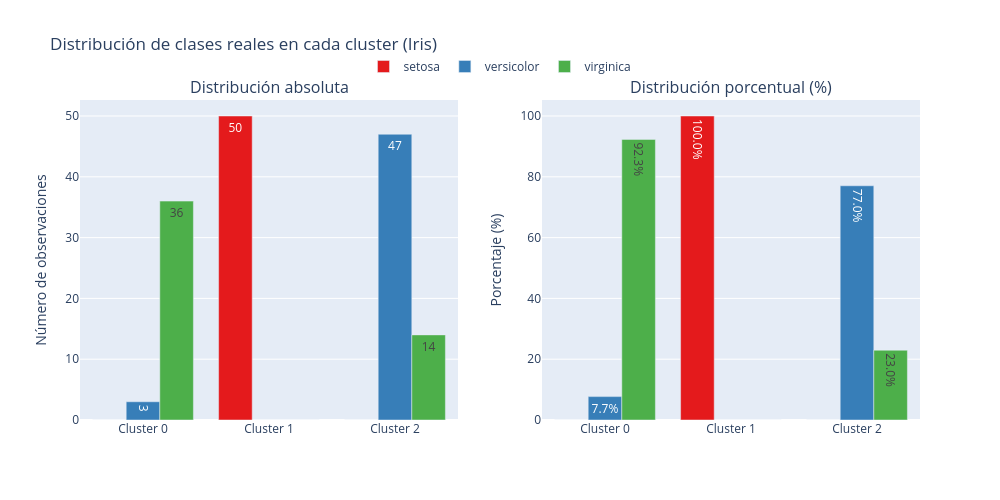

Write notebook code for a chart like this one.
### Code cell
# Mostrar los clusters en función a las clases reales
fig = visualizar_distribucion_clusters(
    df=df_iris_preprocessed, 
    columna_cluster='cluster', 
    columna_clase='clase', 
    list_nombres_clases=list_nombres_clases,
    titulo='Distribución de clases reales en cada cluster (Iris)'
)

fig.show()

### Figure 1 — Plotly figure (JSON) as saved in the notebook; plotly's stock layout.template omitted (floating-point values rounded to 4 significant figures)
{"data": [{"marker": {"color": "#e41a1c"}, "name": "setosa", "text": [0.0, 50.0, 0.0], "textposition": "auto", "type": "bar", "x": ["Cluster 0", "Cluster 1", "Cluster 2"], "xaxis": "x", "y": [0, 50, 0], "yaxis": "y"}, {"marker": {"color": "#377eb8"}, "name": "versicolor", "text": [3.0, 0.0, 47.0], "textposition": "auto", "type": "bar", "x": ["Cluster 0", "Cluster 1", "Cluster 2"], "xaxis": "x", "y": [3, 0, 47], "yaxis": "y"}, {"marker": {"color": "#4daf4a"}, "name": "virginica", "text": [36.0, 0.0, 14.0], "textposition": "auto", "type": "bar", "x": ["Cluster 0", "Cluster 1", "Cluster 2"], "xaxis": "x", "y": [36, 0, 14], "yaxis": "y"}, {"marker": {"color": "#e41a1c"}, "name": "setosa", "showlegend": false, "text": ["0.0%", "100.0%", "0.0%"], "textposition": "auto", "type": "bar", "x": ["Cluster 0", "Cluster 1", "Cluster 2"], "xaxis": "x2", "y": [0.0, 100.0, 0.0], "yaxis": "y2"}, {"marker": {"color": "#377eb8"}, "name": "versicolor", "showlegend": false, "text": ["7.7%", "0.0%", "77.0%"], "textposition": "auto", "type": "bar", "x": ["Cluster 0", "Cluster 1", "Cluster 2"], "xaxis": "x2", "y": [7.692, 0.0, 77.05], "yaxis": "y2"}, {"marker": {"color": "#4daf4a"}, "name": "virginica", "showlegend": false, "text": ["92.3%", "0.0%", "23.0%"], "textposition": "auto", "type": "bar", "x": ["Cluster 0", "Cluster 1", "Cluster 2"], "xaxis": "x2", "y": [92.31, 0.0, 22.95], "yaxis": "y2"}], "layout": {"annotations": [{"font": {"size": 16}, "showarrow": false, "text": "Distribución absoluta", "x": 0.225, "xanchor": "center", "xref": "paper", "y": 1, "yanchor": "bottom", "yref": "paper"}, {"font": {"size": 16}, "showarrow": false, "text": "Distribución porcentual (%)", "x": 0.775, "xanchor": "center", "xref": "paper", "y": 1, "yanchor": "bottom", "yref": "paper"}], "barmode": "group", "height": 500, "legend": {"orientation": "h", "x": 0.5, "xanchor": "center", "y": 1.15}, "title": {"text": "Distribución de clases reales en cada cluster (Iris)"}, "width": 1000, "xaxis": {"anchor": "y", "domain": [0, 0.45]}, "xaxis2": {"anchor": "y2", "domain": [0.55, 1]}, "yaxis": {"anchor": "x", "domain": [0, 1], "title": {"text": "Número de observaciones"}}, "yaxis2": {"anchor": "x2", "domain": [0, 1], "title": {"text": "Porcentaje (%)"}}}}
